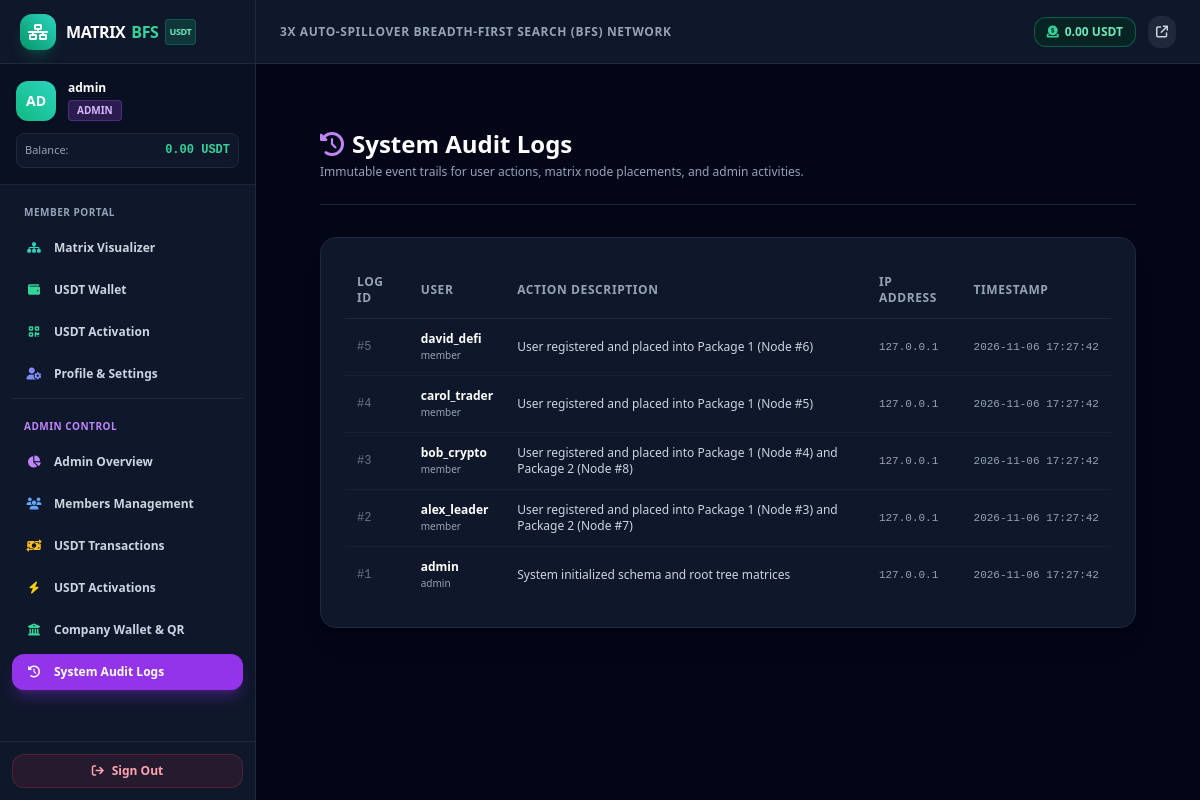
The app's page /admin/logs.php (signed in), older data.
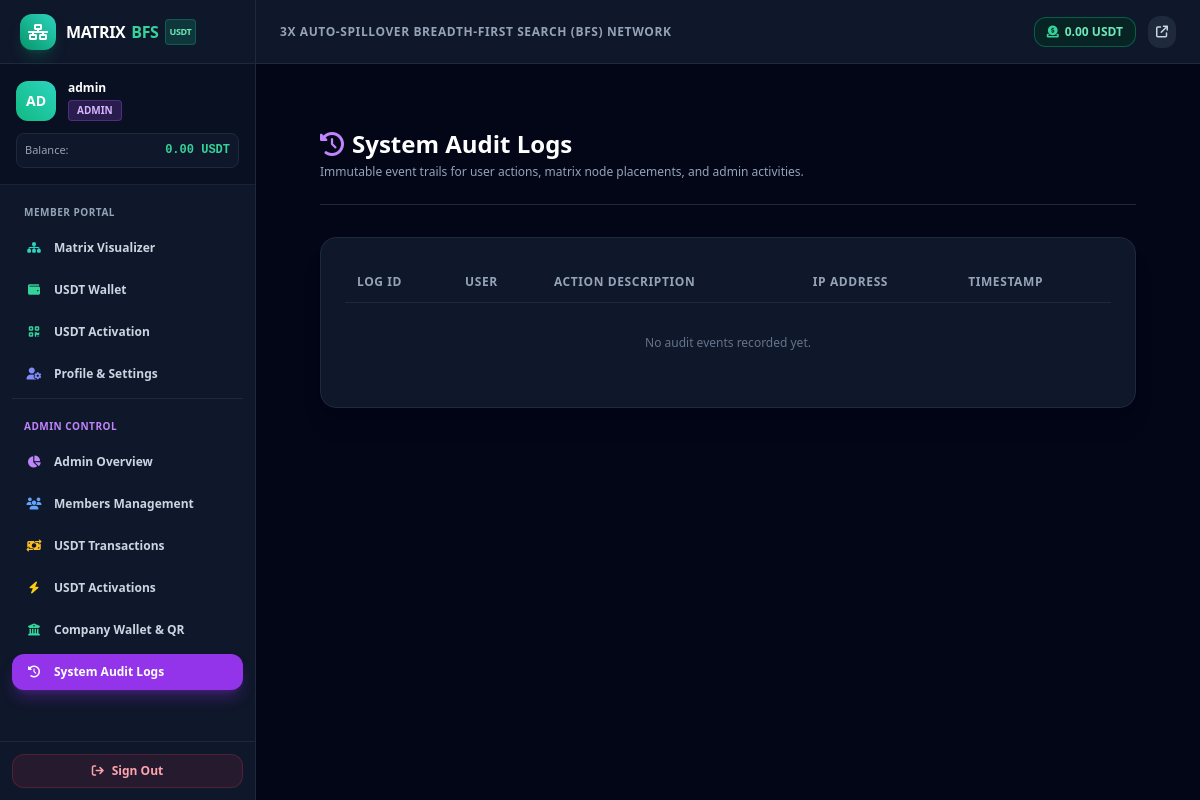
The same page, newer data.
### tables this page shows
CREATE TABLE `users` (
  `id` INT AUTO_INCREMENT PRIMARY KEY,
  `username` VARCHAR(50) NOT NULL UNIQUE,
  `sponsor_id` INT NULL,
  `email` VARCHAR(100) NOT NULL,
  `phone` VARCHAR(30) NULL,
  `gender` ENUM('male', 'female', 'other', 'prefer_not_to_say') NULL,
  `dob` DATE NULL,
  `address` TEXT NULL,
  `city` VARCHAR(100) NULL,
  `district` VARCHAR(100) NULL,
  `state_province` VARCHAR(100) NULL,
  `country` VARCHAR(100) NULL,
  `password` VARCHAR(255) NOT NULL,
  `usdt_wallet` VARCHAR(100) NULL,
  `usdt_network` VARCHAR(30) DEFAULT 'TRC20',
  `usdt_trc20_address` VARCHAR(128) NULL,
  `usdt_bep20_address` VARCHAR(128) NULL,
  `usdt_qr_path` VARCHAR(255) NULL,
  `qr_code_path` VARCHAR(255) NULL,
  `role` ENUM('admin', 'member') NOT NULL DEFAULT 'member',
  `status` ENUM('active', 'suspended', 'pending') NOT NULL DEFAULT 'active',
  `created_at` TIMESTAMP DEFAULT CURRENT_TIMESTAMP,
  INDEX `idx_users_sponsor` (`sponsor_id`),
  INDEX `idx_users_email` (`email`),
  INDEX `idx_users_role` (`role`),
  INDEX `idx_users_status` (`status`)
);

CREATE TABLE `activity_logs` (
  `id` INT AUTO_INCREMENT PRIMARY KEY,
  `user_id` INT NULL,
  `action` TEXT NOT NULL,
  `ip_address` VARCHAR(45) NULL,
  `created_at` TIMESTAMP DEFAULT CURRENT_TIMESTAMP,
  INDEX `idx_logs_user` (`user_id`),
  INDEX `idx_logs_created` (`created_at`)
);

### admin/logs.php (the view, shortened to what the rows shown need)
<?php
require_once __DIR__ . '/../includes/auth.php';
require_once __DIR__ . '/../includes/functions.php';
requireAdmin();
$pdo = getDatabaseConnection();
$limit = 100;
$stmt = $pdo->prepare("
    SELECT a.*, u.username, u.role
    FROM activity_logs a
    LEFT JOIN users u ON a.user_id = u.id
    ORDER BY a.id DESC
    LIMIT :lim
");
$stmt->bindValue(':lim', $limit, PDO::PARAM_INT);
$stmt->execute();
$logs = $stmt->fetchAll();
require_once __DIR__ . '/../includes/header.php';
?>
<div class="max-w-7xl mx-auto px-4 sm:px-6 lg:px-8 py-8 space-y-8">
    <div class="pb-6 border-b border-slate-800">
        <h1 class="text-2xl font-black text-white flex items-center gap-2">
            <i class="fa-solid fa-clock-rotate-left text-purple-400"></i> System Audit Logs
        </h1>
    </div>
    <div class="bg-slate-900 border border-slate-800 rounded-2xl p-6 shadow-xl">
        <div class="overflow-x-auto custom-scroll">
            <table class="w-full text-left text-xs border-collapse">
                <thead>
                    <tr class="border-b border-slate-800 text-slate-400 uppercase tracking-wider">
                        <th class="py-3 px-3">Log ID</th>
                        <th class="py-3 px-3">User</th>
                        <th class="py-3 px-3">Action Description</th>
                        <th class="py-3 px-3">IP Address</th>
                        <th class="py-3 px-3">Timestamp</th>
                    </tr>
                </thead>
                <tbody class="divide-y divide-slate-800/60 font-mono">
                    <?php if (empty($logs)): ?>
                        <tr>
                            <td colspan="5" class="text-center py-8 text-slate-500 font-sans">No audit events recorded yet.</td>
                        </tr>
                    <?php else: ?>
                        <?php foreach ($logs as $log): ?>
                            <tr class="hover:bg-slate-800/40 transition">
                                <td class="py-3 px-3 text-slate-500">#<?= (int)$log['id'] ?></td>
                                <td class="py-3 px-3 font-sans">
                                    <?php if ($log['username']): ?>
                                        <span class="font-bold text-white"><?= e($log['username']) ?></span>
                                        <span class="text-[10px] text-slate-400 block"><?= e($log['role']) ?></span>
                                    <?php else: ?>
                                        <span class="text-slate-500">System/Guest</span>
                                    <?php endif; ?>
                                </td>
                                <td class="py-3 px-3 font-sans text-slate-300">
                                    <?= e($log['action']) ?>
                                </td>
                                <td class="py-3 px-3 text-slate-400 text-[11px]">
                                    <?= e($log['ip_address'] ?? '127.0.0.1') ?>
                                </td>
                                <td class="py-3 px-3 text-slate-400 whitespace-nowrap text-[11px]">
                                    <?= date('Y-m-d H:i:s', strtotime($log['created_at'])) ?>
                                </td>
                            </tr>
                        <?php endforeach; ?>
                    <?php endif; ?>
                </tbody>
            </table>
        </div>
    </div>
</div>
<?php require_once __DIR__ . '/../includes/footer.php'; ?>

### includes/header.php (shortened to what the rows shown need)
<?php
require_once __DIR__ . '/auth.php';
require_once __DIR__ . '/functions.php';
$currentUser = getCurrentUser();
$currentPath = $_SERVER['SCRIPT_NAME'] ?? '';
?>
<!DOCTYPE html>
<html lang="en" class="h-full bg-slate-950 text-slate-100">
<head>
    <script src="https://cdn.tailwindcss.com"></script>
    <link rel="stylesheet" href="https://cdnjs.cloudflare.com/ajax/libs/font-awesome/6.4.0/css/all.min.css">
</head>
<body class="h-full bg-slate-950 font-sans antialiased text-slate-200">
<?php if ($currentUser): ?>
    <div class="flex h-screen overflow-hidden bg-slate-950">
        <aside id="mainSidebar" class="fixed inset-y-0 left-0 z-50 w-64 bg-slate-900 border-r border-slate-800 flex flex-col justify-between transition-transform duration-300 ease-in-out -translate-x-full md:translate-x-0 md:static md:inset-auto">
            <div class="flex flex-col h-full">
                <div class="h-16 flex items-center justify-between px-5 border-b border-slate-800">
                    <a href="/member/dashboard.php" class="flex items-center space-x-2.5 group">
                        <div class="w-9 h-9 rounded-xl bg-gradient-to-tr from-emerald-600 to-teal-400 flex items-center justify-center shadow-lg shadow-emerald-500/20 group-hover:scale-105 transition">
                            <i class="fa-solid fa-network-wired text-white text-base"></i>
                        </div>
                        <div>
                            <span class="font-extrabold text-base tracking-tight text-white flex items-center gap-1.5">
                                MATRIX<span class="text-emerald-400">BFS</span>
                                <span class="text-[9px] uppercase font-bold bg-emerald-500/20 text-emerald-300 border border-emerald-500/30 px-1 py-0.2 rounded">USDT</span>
                            </span>
                        </div>
                    </a>
                </div>
                <div class="p-4 border-b border-slate-800/80 bg-slate-950/40">
                    <div class="flex items-center space-x-3">
                        <div class="w-10 h-10 rounded-xl bg-gradient-to-tr from-emerald-500 to-teal-400 flex items-center justify-center text-white font-black text-sm shadow">
                            <?= strtoupper(substr($currentUser['username'], 0, 2)) ?>
                        </div>
                        <div class="overflow-hidden">
                            <div class="text-xs font-bold text-white truncate"><?= e($currentUser['username']) ?></div>
                            <span class="inline-block text-[10px] font-semibold uppercase px-2 py-0.5 rounded <?= $currentUser['role'] === 'admin' ? 'bg-purple-500/20 text-purple-300 border border-purple-500/30' : 'bg-emerald-500/20 text-emerald-300 border border-emerald-500/30' ?>">
                                <?= e($currentUser['role']) ?>
                            </span>
                        </div>
                    </div>
                    <div class="mt-3 p-2 rounded-lg bg-slate-900 border border-slate-800 flex items-center justify-between">
                        <span class="text-[11px] text-slate-400">Balance:</span>
                        <span class="text-xs font-mono font-bold text-emerald-400">
                            <?= formatUsdt(getUserUsdtBalance((int)$currentUser['id'])) ?> USDT
                        </span>
                    </div>
                </div>
                <nav class="flex-1 px-3 py-4 space-y-1.5 overflow-y-auto custom-scroll">
                    <div class="px-3 pt-1 pb-1 text-[10px] font-bold uppercase tracking-wider text-slate-400">
                        Member Portal
                    </div>
                    <a href="/member/dashboard.php" class="flex items-center px-3 py-2.5 text-xs font-semibold rounded-xl transition <?= str_contains($currentPath, 'member/dashboard.php') ? 'bg-emerald-600 text-white shadow-lg shadow-emerald-600/30' : 'text-slate-300 hover:text-white hover:bg-slate-800' ?>">
                        <i class="fa-solid fa-sitemap w-5 text-center mr-2.5 <?= str_contains($currentPath, 'member/dashboard.php') ? 'text-white' : 'text-teal-400' ?>"></i>
                        Matrix Visualizer
                    </a>
                    <a href="/member/wallet.php" class="flex items-center px-3 py-2.5 text-xs font-semibold rounded-xl transition <?= str_contains($currentPath, 'member/wallet.php') ? 'bg-emerald-600 text-white shadow-lg shadow-emerald-600/30' : 'text-slate-300 hover:text-white hover:bg-slate-800' ?>">
                        <i class="fa-solid fa-wallet w-5 text-center mr-2.5 <?= str_contains($currentPath, 'member/wallet.php') ? 'text-white' : 'text-emerald-400' ?>"></i>
                        USDT Wallet
                    </a>
                    <a href="/member/usdt_activate.php" class="flex items-center px-3 py-2.5 text-xs font-semibold rounded-xl transition <?= (str_contains($currentPath, 'member/usdt_activate.php') || str_contains($currentPath, 'usdt_activate')) ? 'bg-emerald-600 text-white shadow-lg shadow-emerald-600/30' : 'text-slate-300 hover:text-white hover:bg-slate-800' ?>">
                        <i class="fa-solid fa-qrcode w-5 text-center mr-2.5 <?= str_contains($currentPath, 'usdt_activate') ? 'text-white' : 'text-emerald-400' ?>"></i>
                        USDT Activation
                    </a>
                    <a href="/member/profile.php" class="flex items-center px-3 py-2.5 text-xs font-semibold rounded-xl transition <?= str_contains($currentPath, 'member/profile.php') ? 'bg-emerald-600 text-white shadow-lg shadow-emerald-600/30' : 'text-slate-300 hover:text-white hover:bg-slate-800' ?>">
                        <i class="fa-solid fa-user-gear w-5 text-center mr-2.5 <?= str_contains($currentPath, 'member/profile.php') ? 'text-white' : 'text-indigo-400' ?>"></i>
                        Profile & Settings
                    </a>
                    <?php if ($currentUser['role'] === 'admin'): ?>
                        <div class="px-3 pt-5 pb-1 text-[10px] font-bold uppercase tracking-wider text-purple-400 border-t border-slate-800 mt-4">
                            Admin Control
                        </div>
                        <a href="/admin/dashboard.php" class="flex items-center px-3 py-2.5 text-xs font-semibold rounded-xl transition <?= str_contains($currentPath, 'admin/dashboard.php') ? 'bg-purple-600 text-white shadow-lg shadow-purple-600/30' : 'text-slate-300 hover:text-white hover:bg-slate-800' ?>">
                            <i class="fa-solid fa-chart-pie w-5 text-center mr-2.5 <?= str_contains($currentPath, 'admin/dashboard.php') ? 'text-white' : 'text-purple-400' ?>"></i>
                            Admin Overview
                        </a>
                        <a href="/admin/users.php" class="flex items-center px-3 py-2.5 text-xs font-semibold rounded-xl transition <?= str_contains($currentPath, 'admin/users.php') ? 'bg-purple-600 text-white shadow-lg shadow-purple-600/30' : 'text-slate-300 hover:text-white hover:bg-slate-800' ?>">
                            <i class="fa-solid fa-users w-5 text-center mr-2.5 <?= str_contains($currentPath, 'admin/users.php') ? 'text-white' : 'text-blue-400' ?>"></i>
                            Members Management
                        </a>
                        <a href="/admin/transactions.php" class="flex items-center px-3 py-2.5 text-xs font-semibold rounded-xl transition <?= str_contains($currentPath, 'admin/transactions.php') ? 'bg-purple-600 text-white shadow-lg shadow-purple-600/30' : 'text-slate-300 hover:text-white hover:bg-slate-800' ?>">
                            <i class="fa-solid fa-money-bill-transfer w-5 text-center mr-2.5 <?= str_contains($currentPath, 'admin/transactions.php') ? 'text-white' : 'text-amber-400' ?>"></i>
                            USDT Transactions
                        </a>
                        <a href="/admin/usdt_activations.php" class="flex items-center px-3 py-2.5 text-xs font-semibold rounded-xl transition <?= (str_contains($currentPath, 'admin/usdt_activations.php') || str_contains($currentPath, 'usdt-activations')) ? 'bg-purple-600 text-white shadow-lg shadow-purple-600/30' : 'text-slate-300 hover:text-white hover:bg-slate-800' ?>">
                            <i class="fa-solid fa-bolt w-5 text-center mr-2.5 <?= str_contains($currentPath, 'usdt_activations') ? 'text-white' : 'text-yellow-400' ?>"></i>
                            USDT Activations
                        </a>
                        <a href="/admin/wallet_settings.php" class="flex items-center px-3 py-2.5 text-xs font-semibold rounded-xl transition <?= str_contains($currentPath, 'admin/wallet_settings.php') ? 'bg-purple-600 text-white shadow-lg shadow-purple-600/30' : 'text-slate-300 hover:text-white hover:bg-slate-800' ?>">
                            <i class="fa-solid fa-building-columns w-5 text-center mr-2.5 <?= str_contains($currentPath, 'admin/wallet_settings.php') ? 'text-white' : 'text-emerald-400' ?>"></i>
                            Company Wallet & QR
                        </a>
                        <a href="/admin/logs.php" class="flex items-center px-3 py-2.5 text-xs font-semibold rounded-xl transition <?= str_contains($currentPath, 'admin/logs.php') ? 'bg-purple-600 text-white shadow-lg shadow-purple-600/30' : 'text-slate-300 hover:text-white hover:bg-slate-800' ?>">
                            <i class="fa-solid fa-clock-rotate-left w-5 text-center mr-2.5 <?= str_contains($currentPath, 'admin/logs.php') ? 'text-white' : 'text-cyan-400' ?>"></i>
                            System Audit Logs
                        </a>
                    <?php endif; ?>
                </nav>
                <div class="p-3 border-t border-slate-800">
                    <a href="/auth/logout.php" class="w-full flex items-center justify-center px-3 py-2 rounded-xl text-xs font-bold text-rose-300 bg-rose-500/10 hover:bg-rose-500/20 border border-rose-500/20 transition gap-2">
                        <i class="fa-solid fa-arrow-right-from-bracket"></i>
                        Sign Out
                    </a>
                </div>
            </div>
        </aside>
        <div class="flex-1 flex flex-col h-full overflow-hidden">
            <header class="h-16 bg-slate-900 border-b border-slate-800 flex items-center justify-between px-4 sm:px-6 z-10 shrink-0">
                <div class="flex items-center gap-3">
                    <span class="text-xs uppercase font-extrabold tracking-wider text-slate-400 hidden sm:inline-block">
                        3x Auto-Spillover Breadth-First Search (BFS) Network
                    </span>
                </div>
                <div class="flex items-center space-x-3">
                    <a href="/member/wallet.php" class="flex items-center px-3 py-1.5 bg-emerald-950/60 border border-emerald-500/40 rounded-xl text-xs font-semibold text-emerald-300 hover:bg-emerald-900/60 transition">
                        <i class="fa-solid fa-circle-dollar-to-slot mr-1.5 text-emerald-400"></i>
                        <?= formatUsdt(getUserUsdtBalance((int)$currentUser['id'])) ?> USDT
                    </a>
                    <a href="/" target="_blank" class="p-2 rounded-xl bg-slate-800 hover:bg-slate-700 text-slate-300 hover:text-white transition text-xs" title="Public Portal">
                        <i class="fa-solid fa-arrow-up-right-from-square"></i>
                    </a>
                </div>
            </header>
            <main class="flex-1 overflow-y-auto custom-scroll p-4 sm:p-6 lg:p-8 bg-slate-950">
<?php endif; ?>

Row changes from the older to the newer data that the page shows:
removed activity_logs: id "5", user.username "david_defi", user.role "member", action "User registered and placed into Package 1 (Node #6)", ip_address "127.0.0.1", created_at "2026-11-06 17:27:42"
removed activity_logs: id "4", user.username "carol_trader", user.role "member", action "User registered and placed into Package 1 (Node #5)", ip_address "127.0.0.1", created_at "2026-11-06 17:27:42"
removed activity_logs: id "3", user.username "bob_crypto", user.role "member", action "User registered and placed into Package 1 (Node #4) and Package 2 (Node #8)", ip_address "127.0.0.1", created_at "2026-11-06 17:27:42"
removed activity_logs: id "2", user.username "alex_leader", user.role "member", action "User registered and placed into Package 1 (Node #3) and Package 2 (Node #7)", ip_address "127.0.0.1", created_at "2026-11-06 17:27:42"
removed activity_logs: id "1", user.username "admin", user.role "admin", action "System initialized schema and root tree matrices", ip_address "127.0.0.1", created_at "2026-11-06 17:27:42"
Text that changed along with them:
text now shown: "No audit events recorded yet."
